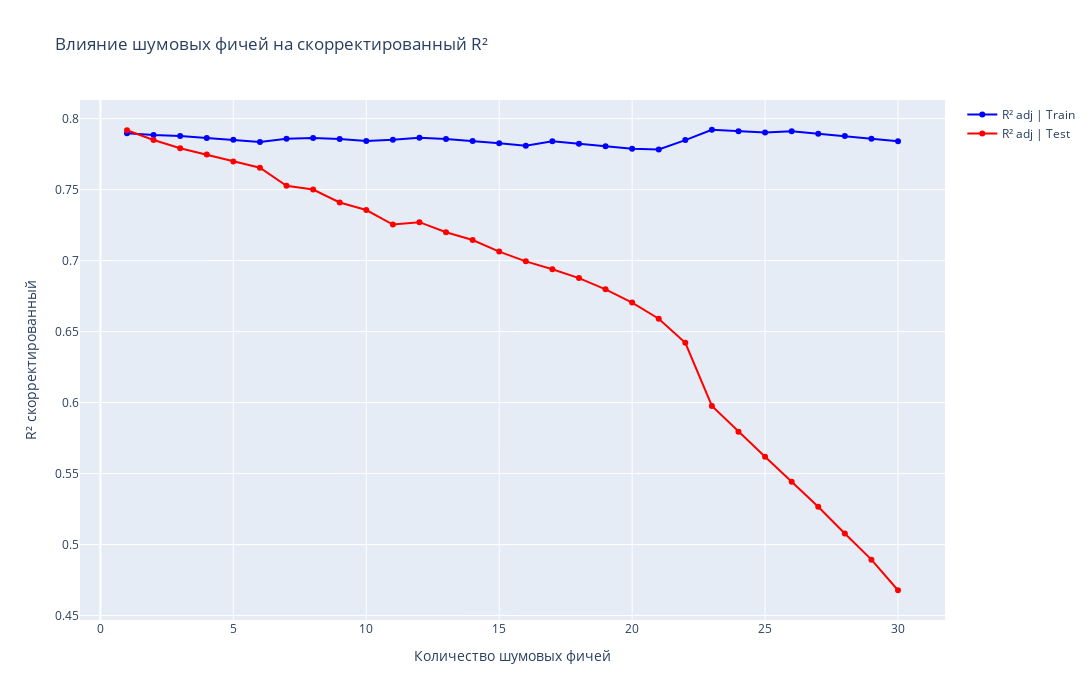

Write notebook code for a chart like this one.
### Code cell
features_count = list(range(1, NOISY_FEATURES_COUNT + 1))

fig = go.Figure()

fig.add_trace(go.Scatter(
    x=features_count, 
    y=scores_train_adj, 
    mode='lines+markers', 
    name='R² adj | Train',
    line=dict(color='blue'),
    marker=dict(size=6)
))


fig.add_trace(go.Scatter(
    x=features_count, 
    y=scores_test_adj, 
    mode='lines+markers', 
    name='R² adj | Test',
    line=dict(color='red'),
    marker=dict(size=6)
))

fig.update_layout(
    height=700, width=1500,
    title="Влияние шумовых фичей на скорректированный R²",
    xaxis_title="Количество шумовых фичей",
    yaxis_title="R² скорректированный",
)

fig.show()

### Figure 1 — Plotly figure (JSON) as saved in the notebook; plotly's stock layout.template omitted (floating-point values rounded to 4 significant figures)
{"data": [{"line": {"color": "blue"}, "marker": {"size": 6}, "mode": "lines+markers", "name": "R² adj | Train", "type": "scatter", "x": [1, 2, 3, 4, 5, 6, 7, 8, 9, 10, 11, 12, 13, 14, 15, 16, 17, 18, 19, 20, 21, 22, 23, 24, 25, 26, 27, 28, 29, 30], "y": [0.7898, 0.7885, 0.7878, 0.7863, 0.7851, 0.7835, 0.7858, 0.7864, 0.7857, 0.7843, 0.7852, 0.7865, 0.7857, 0.7843, 0.7827, 0.781, 0.7841, 0.7824, 0.7805, 0.7788, 0.7783, 0.7849, 0.7922, 0.7912, 0.7902, 0.7911, 0.7894, 0.7878, 0.7859, 0.7841]}, {"line": {"color": "red"}, "marker": {"size": 6}, "mode": "lines+markers", "name": "R² adj | Test", "type": "scatter", "x": [1, 2, 3, 4, 5, 6, 7, 8, 9, 10, 11, 12, 13, 14, 15, 16, 17, 18, 19, 20, 21, 22, 23, 24, 25, 26, 27, 28, 29, 30], "y": [0.7918, 0.785, 0.7792, 0.7747, 0.7697, 0.7654, 0.7527, 0.7501, 0.741, 0.7357, 0.7254, 0.7271, 0.72, 0.7145, 0.7064, 0.6995, 0.6939, 0.6877, 0.6798, 0.6704, 0.6591, 0.6421, 0.5977, 0.5794, 0.5619, 0.5442, 0.5267, 0.5078, 0.4894, 0.4678]}], "layout": {"height": 700, "title": {"text": "Влияние шумовых фичей на скорректированный R²"}, "width": 1500, "xaxis": {"title": {"text": "Количество шумовых фичей"}}, "yaxis": {"title": {"text": "R² скорректированный"}}}}
